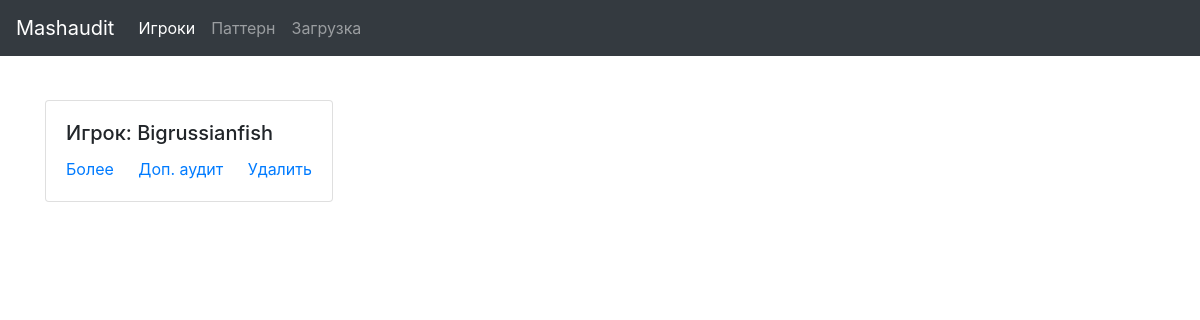
Before: /player/ with the older database file.
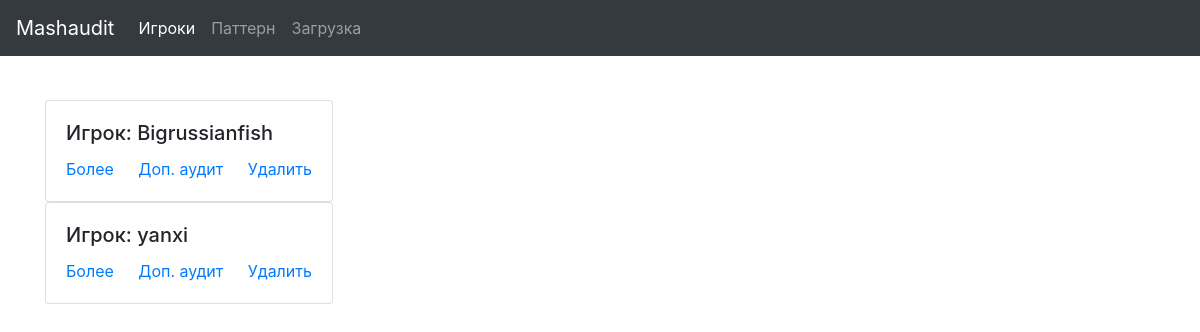
After: the same page with the newer database file.
### player/models.py (models this page shows)
class Player(models.Model):
    class Meta:
        ordering = ['pk']
    name = models.CharField(max_length=50)
    def __str__(self):
        return self.name
    def del_absolute_url(self):
        return reverse('player:del-player', kwargs={'pk': self.pk})
    def get_absolute_url(self):
        return reverse('player:detail-player', kwargs={'pk': self.pk})
    def add_document(self):
        return reverse('files:upload-pk', kwargs={'pk': self.pk})

### player/views.py (the view)
# urls.py: path('', PlayerList.as_view(), name='list'),
class PlayerList(ListView):
    model = Player
    paginate_by = 10
    template_name = 'player/list.html'
    def get_context_data(self, **kwargs):
        context = super().get_context_data(**kwargs)
        context['title'] = 'Игроки'
        return context

### templates/player/list.html
{% extends 'base.html' %}
{% block content %}
    {% for obj in object_list %}
    <div class="card" style="width: 18rem;">
      <div class="card-body">
        <h5 class="card-title">Игрок: {{obj}}</h5>
        <a href="{{obj.get_absolute_url}}" class="card-link">Более</a>
        <a href="{{obj.add_document}}" class="card-link">Доп. аудит</a>
        <a href="{{obj.del_absolute_url}}" class="card-link">Удалить</a>
      </div>
    </div>
    {% endfor %}
{% endblock content %}

### templates/base.html (shortened to what this page needs)
<!DOCTYPE html>
<html lang="en">
<head>
     <link rel="stylesheet" href="https://stackpath.bootstrapcdn.com/bootstrap/4.4.1/css/bootstrap.min.css">
</head>
<body>
    <nav class="navbar navbar-expand-md navbar-dark bg-dark fixed-top">
        <a class="navbar-brand" href="{% url 'home:home' %}">Mashaudit</a>
        <div class="collapse navbar-collapse" id="navbarsExampleDefault">
          <ul class="navbar-nav mr-auto">
            <li class="nav-item active">
              <a class="nav-link" href="{% url 'player:list' %}">Игроки <span class="sr-only">(current)</span></a>
            </li>
            <li class="nav-item">
              <a class="nav-link" href="{% url 'pattern:list' %}">Паттерн</a>
            </li>
            <li class="nav-item">
              <a class="nav-link" href="{% url 'files:upload' %}" tabindex="-1"  aria-disabled="true">Загрузка</a>
            </li>
          </ul>
        </div>
      </nav>
<div class="container" style='margin-top: 100px'>
     {% block content %}
      {% endblock content %}
</div>
</body>
</html>

Changed rows visible on the page:
added Player: name "yanxi"
